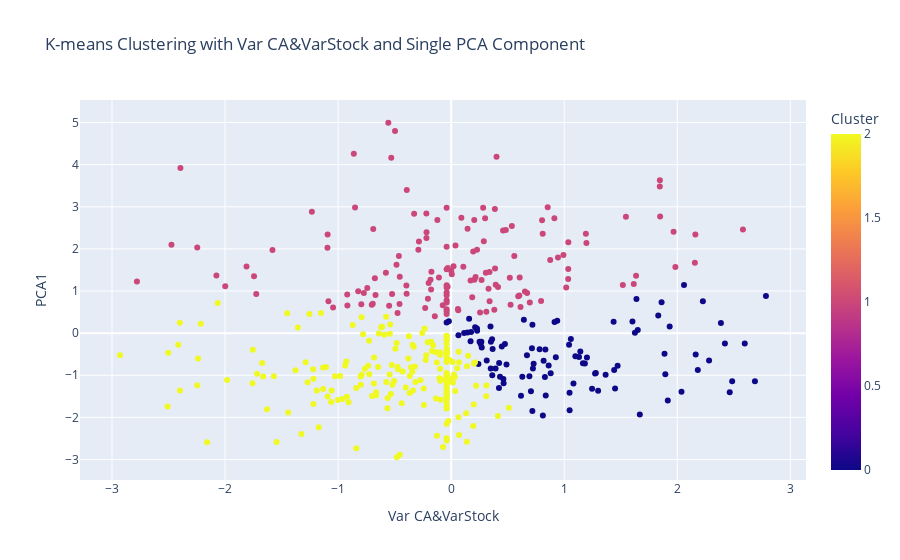

This figure's notebook cell:
### Code cell
result = perform_kmeans_pca_clustering(
    data_encoded_reduced_multilinearity, 
    variable_name='Var CA&VarStock',
    n_clusters_range=(3, 4)
)

### Figure 1 — Plotly figure (JSON) as saved in the notebook; plotly's stock layout.template omitted (floating-point values rounded to 4 significant figures; data arrays with more than 128 entries replaced by an {"elided": "..."} marker saying what was removed)
{"data": [{"hovertemplate": "Var CA&VarStock=%{x}<br>PCA1=%{y}<br>Cluster=%{marker.color}<extra></extra>", "legendgroup": "", "marker": {"color": {"elided": "428 int values"}, "coloraxis": "coloraxis", "symbol": "circle"}, "mode": "markers", "name": "", "orientation": "v", "showlegend": false, "type": "scatter", "x": {"elided": "428 float values"}, "xaxis": "x", "y": {"elided": "428 float values"}, "yaxis": "y"}], "layout": {"coloraxis": {"colorbar": {"title": {"text": "Cluster"}}, "colorscale": [[0, "#0d0887"], [0.1111, "#46039f"], [0.2222, "#7201a8"], [0.3333, "#9c179e"], [0.4444, "#bd3786"], [0.5556, "#d8576b"], [0.6667, "#ed7953"], [0.7778, "#fb9f3a"], [0.8889, "#fdca26"], [1, "#f0f921"]]}, "legend": {"tracegroupgap": 0}, "title": {"text": "K-means Clustering with Var CA&VarStock and Single PCA Component"}, "xaxis": {"anchor": "y", "domain": [0, 1], "title": {"text": "Var CA&VarStock"}}, "yaxis": {"anchor": "x", "domain": [0, 1], "title": {"text": "PCA1"}}}}
